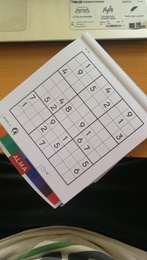
%> input picture Segmentacion/Sudoku2.jpeg, 147 x 260 px, shrunk from 1120 x 1984 before the run
$ octave Sudoku_Rafa.m   (GNU Octave 9; MATLAB toolbox functions it lacks are replaced by stand-ins)
%> lines starting %> are read from the running program, lines starting %| are printed output that depends on the picture; in (x1, y1, x2, y2) boxes, pixels count from 0 and x2, y2 are one past the last pixel; in counts of white or black regions, pixels touching at a corner belong together; the program's own positions count from 1
%> further down, image is the input picture: size 260x147x3 uint8; mean R, G, B 131.8, 124.5, 110.6
### Segmentacion/find_squares.m
function [squares,num_squares] = find_squares(image)

    %% Parameters
    open = 1000;        % Elimite small objects
    min_area = 10000;   % Elimite small objects
    u_max = 0.75;       % Maximum threshold
    u_min = 0.25;        % Minimum threshold

    display1 = 0;
    display2 = 0;
    display3 = 0;

    %% Preprocessed

    % Binarization using the Otsu method (adaptative)
    ImGRay = 255-rgb2gray(image);
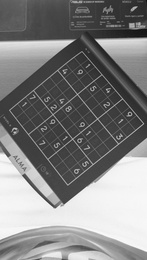
%> ImGRay: size 260x147 uint8; min 17, max 254, mean 129.9
    Ibw = imbinarize(ImGRay,'adaptive','Sensitivity',0.41);
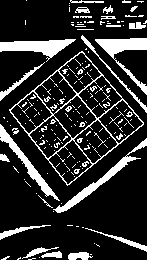
%> Ibw: size 260x147 logical; 17.6% white; 208 white regions (172 under 20 px), largest, box (x1, y1, x2, y2) and area: (9, 51, 144, 186) 1086, (95, 38, 147, 95) 787, (0, 39, 76, 62) 786

    %% Image processing
    % Fill in the holes
    Ifill = imfill(Ibw,'holes');
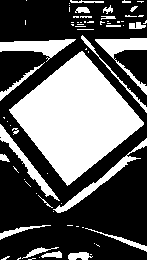
%> Ifill: size 260x147 logical; 37.3% white; 71 white regions (48 under 20 px), largest, box (x1, y1, x2, y2) and area: (9, 51, 144, 186) 9382, (95, 38, 147, 95) 787, (0, 39, 76, 62) 786

    % Elimite small objects
    Iarea = bwareaopen(Ifill,open);
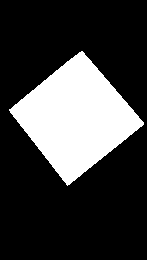
%> Iarea: size 260x147 logical; 24.5% white; 1 white region, box (x1, y1, x2, y2) and area: (9, 51, 144, 186) 9382


    % Label connected regions
    Iprocessed= bwlabel(Iarea);

    % DISPLAY
    if(display1 == 1)
        figure('NumberTitle', 'off', 'Name', 'Preprocessed');
        subplot(1,5,1)
        imshow(image);
        title('Original image');

        subplot(1,5,2)
        imshow(Ibw)
        title('Binarized Image')

        subplot(1,5,3)
        imshow(Ifill)
        title('Fill image')

        subplot(1,5,4)
        imshow(Iarea)
        title('Image without small objects')

        subplot(1,5,5)
        imshow(Iprocessed,[])
        colormap(gca,[0,0,0;colorcube])
        title('Connected regions')
    end

    %% Identification

    % Binarized, filled with convex image and its area
    prop_im1 = regionprops(Iprocessed,'Image','ConvexImage','Area');
%> prop_im1 = 1 region; Area: 9382

    % DISPLAY
    if(display2 == 1)
        % Show the signature of each object
        figure('NumberTitle', 'off', 'Name', 'Signatures');
        cont = 1;   % Auxiliary variables to display
    end

    num_squares = 0;  % Auxiliary variables to count number of sudokus

    square = [];
    IndSquare = [];
    aux_display = [];
    for k = 1:numel(prop_im1)

        % Elimite small areas
        if (prop_im1(k).Area > min_area)
            aux_display = [aux_display k];
            % Calculation of the normalized signature
            [sig_ang,sig_val] = signature(prop_im1(k).ConvexImage);

            % Calculation of maximums:
            up_cut = find(sig_val >= u_max);
            sz = size(up_cut)-1;
            n_maximum = 1;
            for i=1:sz(1)
                if((up_cut(i+1) - up_cut(i)) > 10)
                    n_maximum = n_maximum + 1;
                end
            end

            % Calculation of minimums:
            bottom_cut = find(sig_val <= u_min);
            sz = size(bottom_cut)-1;
            n_minimum = 1;
            for i=1:sz(1)
                if((bottom_cut(i+1) - bottom_cut(i)) > 10)
                    n_minimum = n_minimum + 1;
                end
            end

            % If it has 4 minimum and 5 maximum it is a square and it is saved
            if(n_maximum == 5 && n_minimum == 4)
                IndSquare(num_squares+1) = k;
                num_squares = num_squares+1;
            end
        end
    end
%> this loop made 1 pass
%> after the loop, num_squares = 0

    % DISPLAY
    if(length(aux_display) > 0 && display2 == 1)
        for i=1:length(aux_display)
            % Show the process
            subplot(length(aux_display),3,cont)
            imshow(prop_im1(aux_display(i)).Image);
            title('Region');
            subplot(length(aux_display),3,cont+1)
            imshow(prop_im1(aux_display(i)).ConvexImage);
            title('Convex image');
            subplot(length(aux_display),3,cont+2)
            % Show the signature
                % Calculation of the normalized signature
                [sig_ang,sig_val] = signature(prop_im1(aux_display(i)).ConvexImage);

                % Calculation of maximums:
                up_cut = find(sig_val >= u_max);
                sz = size(up_cut)-1;
                n_maximum = 1;
                for i=1:sz(1)
                    if((up_cut(i+1) - up_cut(i)) > 10)
                        n_maximum = n_maximum + 1;
                    end
                end

                % Calculation of minimums:
                bottom_cut = find(sig_val <= u_min);
                sz = size(bottom_cut)-1;
                n_minimum = 1;
                for i=1:sz(1)
                    if((bottom_cut(i+1) - bottom_cut(i)) > 10)
                        n_minimum = n_minimum + 1;
                    end
                end
            plot(sig_ang,sig_val);
            title(sprintf('Signature: Nmax = %d y Nmin = %d', n_maximum,n_minimum));
            cont=cont+3;
        end
    end

    %% Squares extraction
    for k = 1:num_squares
        % The square region of the original is segmented (Just for display)
        ImSquare = (Iprocessed == IndSquare(k));
        ImSudoku(:,:,1) = double(image(:,:,1)) .* (ImSquare);
        ImSudoku(:,:,2) = double(image(:,:,2)) .* (ImSquare);
        ImSudoku(:,:,3) = double(image(:,:,3)) .* (ImSquare);
        ImSudoku = ImSudoku/255;
        ImSudoku = 1-abs(ImSudoku);

        % The square region of the binarized is segmented
        ImSudokub(:,:,1) = double(Ibw(:,:)) .* (ImSquare);

        % They rotate
        ImH = hough(ImSudokub);
        p = houghpeaks(ImH,1);
        ang = p(:,2);

        % Wrap angle
        if(ang >= 170)
            ang = ang - 180;
        elseif(ang >= 90)
            ang = ang - 90;
        elseif(ang > 80)
            ang = ang - 90;
        end
        ImR  = imrotate(ImSudoku,ang);
        ImRb = imrotate(ImSudokub,ang);


        % Extraction
        [rows, columns] = find(ImRb);
        row1 = min(rows);
        row2 = max(rows);
        col1 = min(columns);
        col2 = max(columns);
        Sudoku = ImR(row1:row2, col1:col2); % Crop image.

        st1 = string("squares.Image");
        st2 = string(k);
        st3 = string(" = Sudoku;");
        st = strcat(st1,st2,st3);
        eval(st);

        % DISPLAY
        if(display3 == 1)
            figure('NumberTitle', 'off', 'Name', 'Result');
            subplot(1,4,1)
            imshow(ImSudoku)
            title('Sudoku segmented');

            subplot(1,4,2)
            imshow(ImR)
            title('Sudoku rotate');

            subplot(1,4,3)
            imshow(ImRb)
            title('Sudoku rotate and binarized');

            subplot(1,4,4)
            imshow(Sudoku)
            title('Extracted');
        end
    end
%> this loop made 0 passes
end

### Segmentacion/Otros/Sudoku_Rafa.m
image = imread('Sudoku2.jpeg');
%> (the run ends here)

$ run again, with Segmentacion/Sudoku3.jpeg copied over Segmentacion/Sudoku2.jpeg
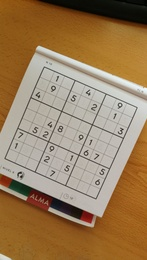
%> input picture Segmentacion/Sudoku3.jpeg, 147 x 260 px, shrunk from 1120 x 1984 before the run
%> image is the input picture: size 260x147x3 uint8; mean R, G, B 154.9, 126.1, 91.2
%> in find_squares, `Iarea = bwareaopen(Ifill,open);`:
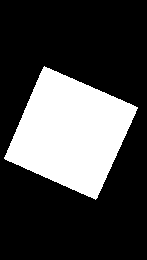
%> Iarea: size 260x147 logical; 27.2% white; 1 white region, box (x1, y1, x2, y2) and area: (4, 66, 138, 200) 10400
%> in find_squares, `prop_im1 = regionprops(Iprocessed,'Image','ConvexImage','Area');`: prop_im1 = 1 region; Area: 10400
%> the loop in find_squares, `for k = 1:numel(prop_im1)` made 1 pass
%> (aux_display, num_squares) on pass 1: (1, 1)
%> after the loop in find_squares, `for k = 1:numel(prop_im1)`: bottom_cut = 161 values from 26 to 340; n_maximum = 5; n_minimum = 4; sig_ang = 368 values from 0.00256 to 6.27; sig_val = 368 values, max 1 at index 368, min 0 at index 50, mean 0.382; up_cut = 59 values from 1 to 368
%> the loop in find_squares, `for k = 1:num_squares` made 1 pass
%> (p, ang, row1, row2, col1, col2, st1, st2) on pass 1: ([365 114], 24, 102, 204, 68, 171, 'squares.Image', '1')
%> num_square = 1
%> `Ifinal = bwlabel(Iarea);`:
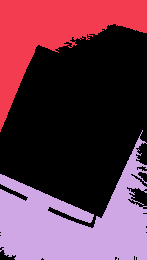
%> Ifinal: size 260x147 double; 3 distinct labels, from 0 to 2; one colour per label, 0 black
%> n_etiquetas = 2
%> `prop_im1 = regionprops(Ifinal,'Image','ConvexImage','Area');`: prop_im1 = 2 regions; Area: 9583, 7325
%> the loop `for k = 1:numel(prop_im1)` made 2 passes
%> after the loop `for k = 1:numel(prop_im1)`: cont = 1
%> cuadrados = []

$ run again, with Segmentacion/Sudoku1.PNG saved as Segmentacion/Sudoku2.jpeg
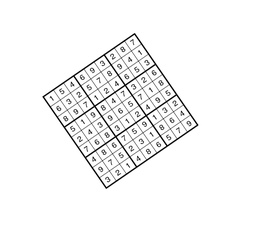
%> input picture Segmentacion/Sudoku1.PNG, 260 x 230 px, shrunk from 632 x 560 before the run
%> image is the input picture: size 230x260x3 uint8; min 0, max 255, mean 244.4
%> Iprocessed: size 230x260 double; values 0 (black) and 1 (white), 21.4% white; 1 white region, box (x1, y1, x2, y2) and area: (42, 33, 199, 189) 12774
%> in find_squares, `prop_im1 = regionprops(Iprocessed,'Image','ConvexImage','Area');`: prop_im1 = 1 region; Area: 12774
%> the loop in find_squares, `for k = 1:numel(prop_im1)` made 1 pass
%> (aux_display, num_squares) on pass 1: (1, 1)
%> after the loop in find_squares, `for k = 1:numel(prop_im1)`: bottom_cut = 167 values from 25 to 344; n_maximum = 5; n_minimum = 4; sig_ang = 370 values from 0.000158 to 6.27; sig_val = 370 values, max 1 at index 370, min 0 at index 325, mean 0.371; up_cut = 60 values from 1 to 370
%> the loop in find_squares, `for k = 1:num_squares` made 1 pass
%> (p, ang, row1, row2, col1, col2, st1, st2) on pass 1: ([488 146], 56, 121, 236, 103, 217, 'squares.Image', '1')
%> num_square = 1
%> Ifinal: size 230x260 double; values 0 (black) and 1 (white), 21.2% white; 1 white region, box (x1, y1, x2, y2) and area: (42, 33, 198, 189) 12689
%> `prop_im1 = regionprops(Ifinal,'Image','ConvexImage','Area');`: prop_im1 = 1 region; Area: 12689
%> the loop `for k = 1:numel(prop_im1)` made 1 pass
%> after the loop `for k = 1:numel(prop_im1)`: cortes_inf = 147 values from 28 to 339; cortes_sup = 32 values from 1 to 367; num_maximos = 5; num_minimos = 4; sig_ang = 367 values from 0.0116 to 6.28; sig_valor = 367 values, max 1 at index 367, min 0 at index 45, mean 0.37
%> cuadrados = 1
%> `ImH = hough(ImSudokub);`:
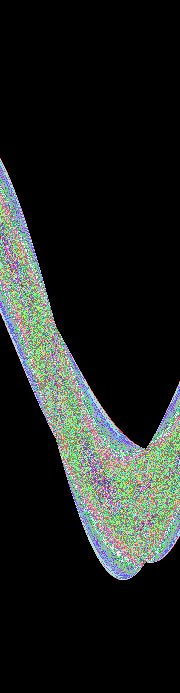
%> ImH: size 693x180 double; 90 distinct labels, from 0 to 112; one colour per label, 0 black
%> `p = houghpeaks(ImH,1);`: p = [488 146]
%> `ang = mean(p(:,2));`: ang = 146
%> ImRb: size 337x345 double; values 0 (black) and 1 (white), 3.1% white in thin lines or dots, all inside (x1, y1, x2, y2) = (121, 120, 236, 235)
%> rows = 3578 values from 121 to 235; columns = 3578 values from 122 to 236
%> `row1 = min(rows);`: row1 = 121
%> `row2 = max(rows);`: row2 = 235
%> `col1 = min(columns);`: col1 = 122
%> `col2 = max(columns);`: col2 = 236
%> `Sudoku = ImR(row1:row2, col1:col2);`:
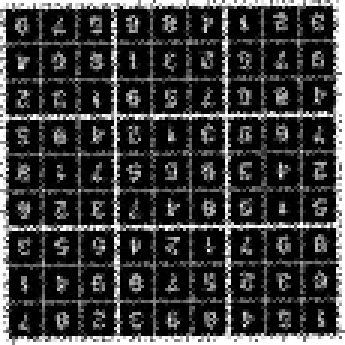
%> Sudoku: size 115x115 double (shown 3 times larger); min 0, max 1, mean 0.227
%> stat = 1 region; box (x1, y1, x2, y2) and Area: (42, 33, 198, 189) 12689
%> the loop `for cnt = 1 : numel(stat)` made 1 pass
%> after the loop `for cnt = 1 : numel(stat)`: lines = 256 rows, first 12: [0 0.447 0.741; 0.85 0.325 0.098; 0.929 0.694 0.125; 0.494 0.184 0.556; 0.466 0.674 0.188; 0.301 0.745 0.933; 0.635 0.078 0.184; 0 0.447 0.741; 0.85 0.325 0.098; 0.929 0.694 0.125; 0.494 0.184 0.556; 0.466 0.674 0.188]

$ run again, with Segmentacion/Sudoku1.jpeg copied over Segmentacion/Sudoku2.jpeg
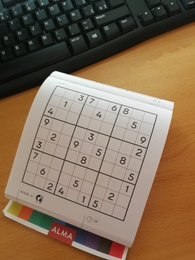
%> input picture Segmentacion/Sudoku1.jpeg, 195 x 260 px, shrunk from 1488 x 1984 before the run
%> image is the input picture: size 260x195x3 uint8; mean R, G, B 131.9, 109.6, 86.2
%> Iprocessed: size 260x195 double; 5 distinct labels, from 0 to 4
%> in find_squares, `prop_im1 = regionprops(Iprocessed,'Image','ConvexImage','Area');`: prop_im1 = 4 regions; Area: 10900, 1427, 1197, 1132
%> the loop in find_squares, `for k = 1:numel(prop_im1)` made 4 passes
%> (aux_display, num_squares) on pass 3: (3, 1)
%> after the loop in find_squares, `for k = 1:numel(prop_im1)`: bottom_cut = 165 values from 29 to 376; n_maximum = 5; n_minimum = 4; sig_ang = 405 values from 0.00779 to 6.27; sig_val = 405 values, max 1 at index 405, min 0 at index 54, mean 0.387; up_cut = 55 values from 1 to 405
%> the loop in find_squares, `for k = 1:num_squares` made 1 pass
%> (p, ang, row1, row2, col1, col2, st1, st2) on pass 1: ([510 109], 19, 121, 234, 78, 190, 'squares.Image', '1')
%> after the loop in find_squares, `for k = 1:num_squares`:
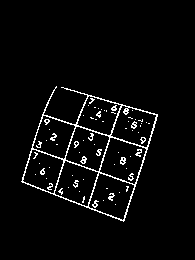
%> ImSudokub: size 260x195 double; values 0 (black) and 1 (white), 3.8% white in thin lines or dots, all inside (x1, y1, x2, y2) = (21, 86, 158, 222)
%> num_square = 1
%> Ifinal: size 260x195 double; 5 distinct labels, from 0 to 4
%> n_etiquetas = 4
%> `prop_im1 = regionprops(Ifinal,'Image','ConvexImage','Area');`: prop_im1 = 4 regions; Area: 14125, 5420, 4168, 3065
%> the loop `for k = 1:numel(prop_im1)` made 4 passes
%> pass 1, `title(sprintf('Signatura: Nmax = %d y Nmin = %d', num_maximos,num_mini..`:
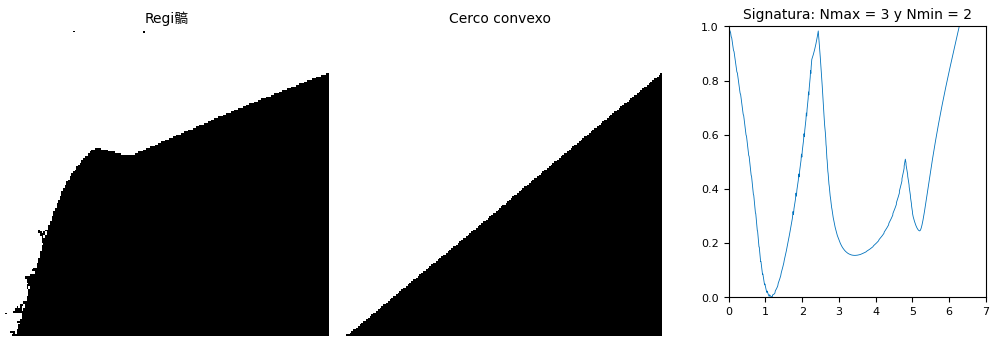
%> figure redrawn from the program's plot data, 3 panels
%> after the loop `for k = 1:numel(prop_im1)`: cont2 = 1; cortes_inf = 117 values from 68 to 365; cortes_sup = 63 values from 1 to 596; num_maximos = 3; num_minimos = 2; sig_ang = 596 values from 0.00452 to 6.27; sig_valor = 596 values, max 1 at index 596, min 0 at index 106, mean 0.439
%> cuadrados = []
